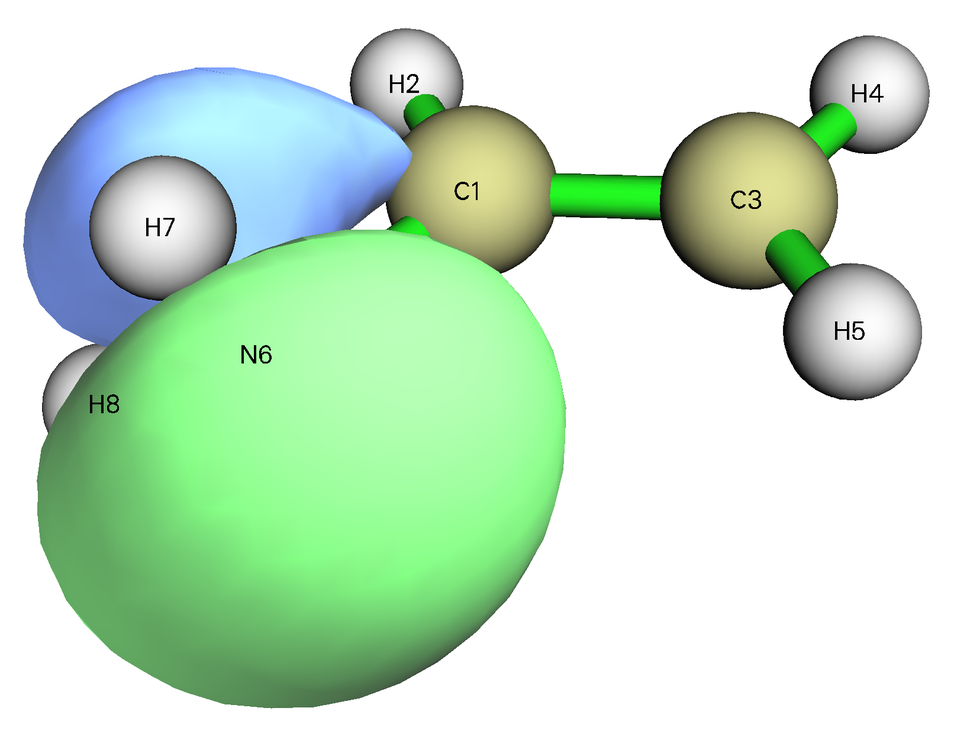
#> input picture exe04/task1/painting/PMorbs/000004.png, 954 x 740 px, shrunk from 1612 x 1250 before the run
$ python exe4tak1.py
#> lines starting #> are read from the running program, lines starting #| are printed output that depends on the picture
import matplotlib as mpl
import matplotlib.pyplot as plt
import numpy as np

mpl.rcParams["font.sans-serif"] = ["SimHei"]
mpl.rcParams["axes.unicode_minus"] = False

fig, ax = plt.subplots(1, 3, dpi=120, figsize=(12, 4.5))

outfile1 = plt.imread("000004.png")
#> outfile1 is the input picture: shape (740, 954, 3) float32; mean R, G, B 0.777, 0.893, 0.791
outfile2 = plt.imread("000006.png")
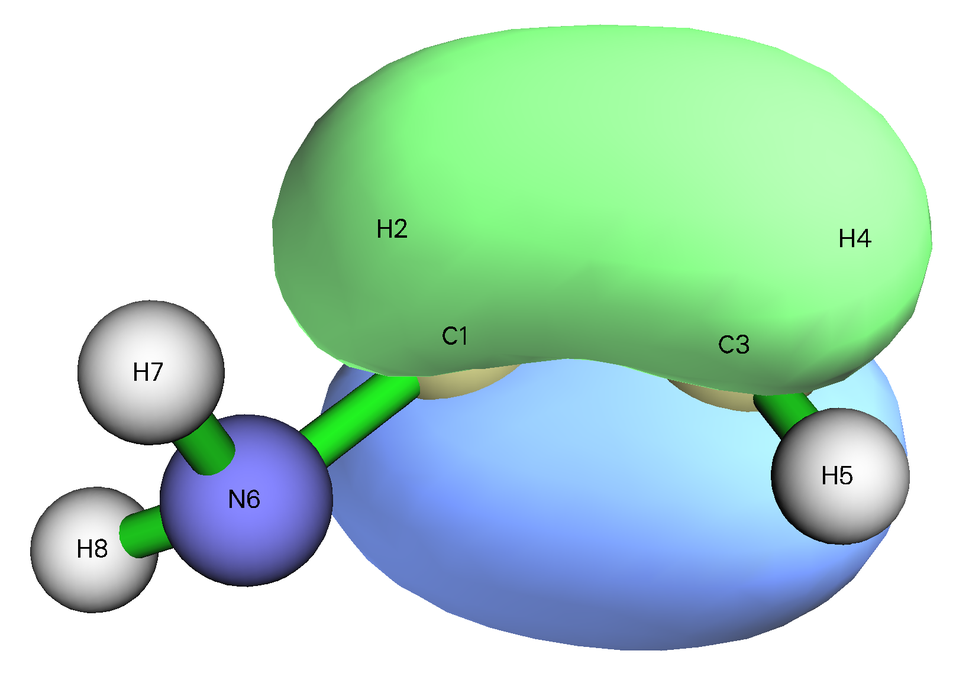
#> input picture exe04/task1/painting/PMorbs/000006.png, 969 x 683 px, shrunk from 1638 x 1155 before the run
#> outfile2 is the input picture: shape (683, 969, 3) float32; mean R, G, B 0.716, 0.857, 0.793
outfile3 = plt.imread("000155.png")
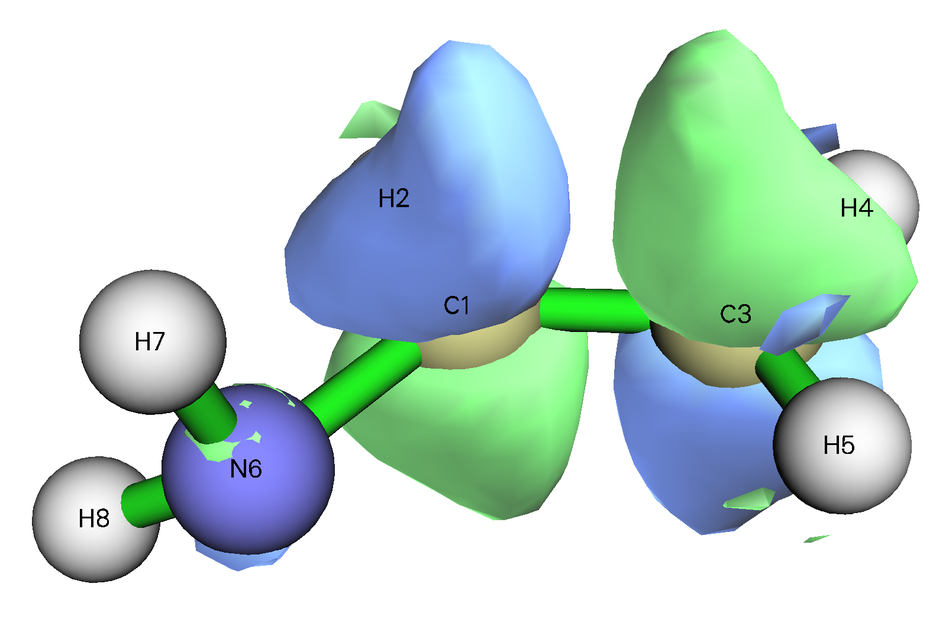
#> input picture exe04/task1/painting/PMorbs/000155.png, 949 x 619 px, shrunk from 1604 x 1046 before the run
#> outfile3 is the input picture: shape (619, 949, 3) float32; mean R, G, B 0.757, 0.847, 0.822


ax[0].imshow(outfile1)
ax[0].set_axis_off()
ax[0].set_title("(a) N原子上的孤对电子轨道", y=-0.12)

ax[1].imshow(outfile2)
ax[1].set_axis_off()
ax[1].set_title("(b) 碳碳双键的π键的成键轨道", y=-0.17)

ax[2].imshow(outfile3)
ax[2].set_axis_off()
ax[2].set_title("(c) 碳碳双键的π键的反键轨道", y=-0.21)

fig.suptitle("图4-2 N上的孤对电子轨道、碳碳双键的π键的成键轨道与反键轨道的PM局域化轨道图像", y=0.05, va="top")

#plt.subplots_adjust()
plt.tight_layout()

plt.show()
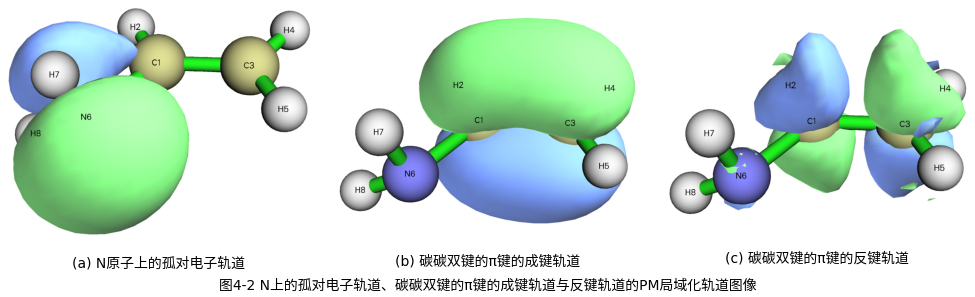
#> figure drawn by matplotlib, 3 panels
